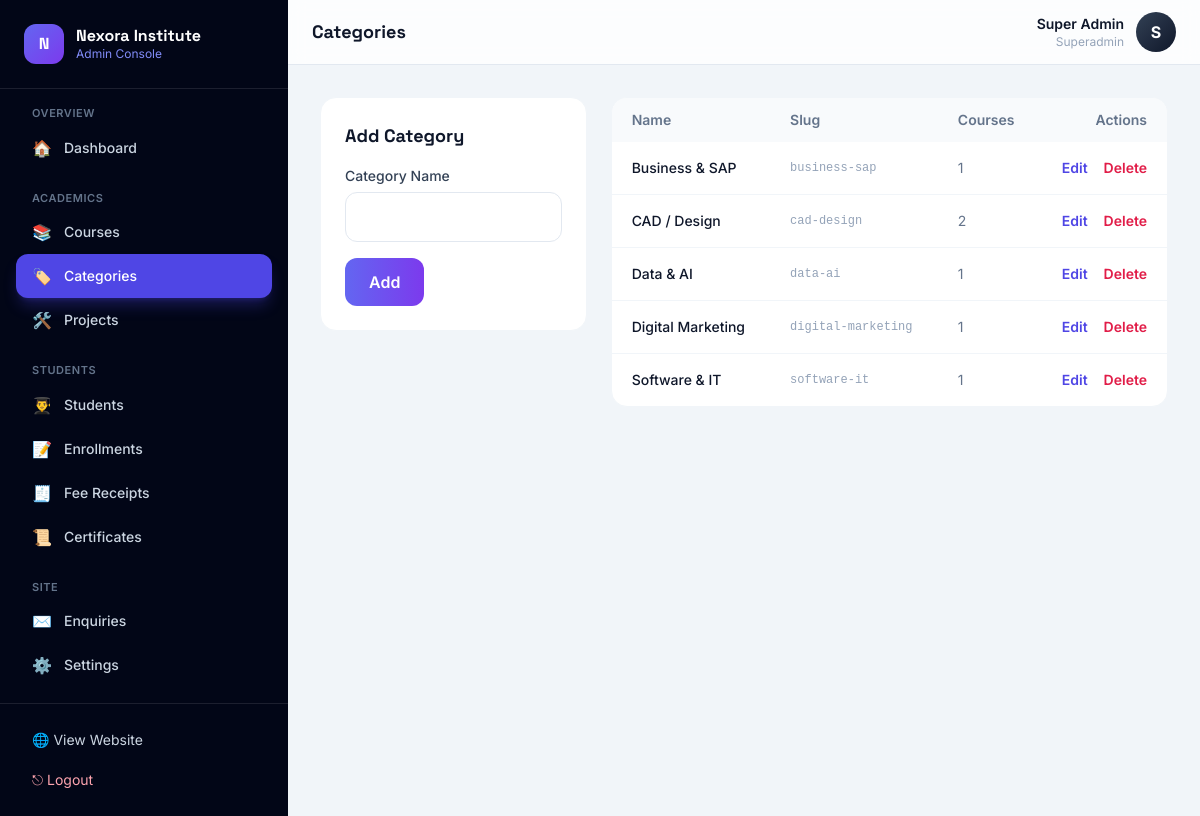
The app's page /admin/categories.php (signed in) with its own data.
### tables this page shows
CREATE TABLE categories (
  id    INT AUTO_INCREMENT PRIMARY KEY,
  name  VARCHAR(100) NOT NULL,
  slug  VARCHAR(120) NOT NULL UNIQUE,
  icon  VARCHAR(60)  DEFAULT 'graduation-cap'
);

### includes/functions.php (called while the page is built, shortened)
<?php
require_once __DIR__ . '/../config/database.php';
function e(?string $str): string
{
    return htmlspecialchars($str ?? '', ENT_QUOTES, 'UTF-8');
}
function url(string $path = ''): string
{
    return BASE_URL . '/' . ltrim($path, '/');
}
function settings(): array
{
    $cache = [];
    try {
        $rows = db()->query('SELECT skey, svalue FROM settings')->fetchAll();
        foreach ($rows as $r) {
            $cache[$r['skey']] = $r['svalue'];
        }
    } catch (Throwable $e) {
        $cache = [];
    }
    return $cache;
}
function setting(string $key, string $default = ''): string
{
    $s = settings();
    return $s[$key] ?? $default;
}
function admin_logged_in(): bool
{
    return !empty($_SESSION['admin_id']);
}
function current_admin(): ?array
{
    static $admin = null;
    if ($admin === null) {
        $stmt = db()->prepare('SELECT * FROM admins WHERE id = ?');
        $stmt->execute([$_SESSION['admin_id']]);
        $admin = $stmt->fetch() ?: null;
    }
    return $admin;
}

### config/database.php (called while the page is built, shortened)
<?php
function db(): PDO
{
    if (isset($GLOBALS['__app_pdo']) && $GLOBALS['__app_pdo'] instanceof PDO) {
        return $GLOBALS['__app_pdo'];
    }
    $dsn = sprintf('mysql:host=%s;dbname=%s;charset=%s', DB_HOST, DB_NAME, DB_CHARSET);
    $options = [
        PDO::ATTR_ERRMODE            => PDO::ERRMODE_EXCEPTION,
        PDO::ATTR_DEFAULT_FETCH_MODE => PDO::FETCH_ASSOC,
        PDO::ATTR_EMULATE_PREPARES   => false,
    ];
    return $GLOBALS['__app_pdo'];
}

### admin/categories.php (the view, shortened to what this page needs)
<?php
require_once __DIR__ . '/_layout.php';
$d = db();
$edit = null;
$cats = $d->query("SELECT c.*, (SELECT COUNT(*) FROM courses WHERE category_id=c.id) AS course_count FROM categories c ORDER BY c.name")->fetchAll();
admin_layout_top('categories', 'Categories');
?>
<div class="grid lg:grid-cols-3 gap-6">
  <div class="rounded-2xl bg-white border border-slate-100 p-6 h-fit">
    <h3 class="font-display text-lg font-bold text-slate-900 mb-4"><?= $edit ? 'Edit' : 'Add' ?> Category</h3>
    <form method="post" class="space-y-4">
      <div><?= field_label('Category Name') ?><input name="name" value="<?= e($edit['name'] ?? '') ?>" required class="w-full px-4 py-3 rounded-xl border border-slate-200 focus:outline-none focus:ring-2 focus:ring-brand-400"></div>
      <div class="flex gap-2">
        <button class="px-6 py-3 rounded-xl bg-gradient-to-r from-brand-500 to-violet-600 text-white font-semibold hover:opacity-90 transition"><?= $edit?'Update':'Add' ?></button>
      </div>
    </form>
  </div>
  <div class="lg:col-span-2 rounded-2xl bg-white border border-slate-100 overflow-hidden">
    <table class="w-full text-sm">
      <thead class="bg-slate-50 text-slate-500 text-left"><tr><th class="px-5 py-3 font-semibold">Name</th><th class="px-5 py-3 font-semibold">Slug</th><th class="px-5 py-3 font-semibold">Courses</th><th class="px-5 py-3 font-semibold text-right">Actions</th></tr></thead>
      <tbody class="divide-y divide-slate-100">
        <?php foreach ($cats as $c): ?>
          <tr class="hover:bg-slate-50">
            <td class="px-5 py-4 font-medium text-slate-900"><?= e($c['name']) ?></td>
            <td class="px-5 py-4 text-slate-400 font-mono text-xs"><?= e($c['slug']) ?></td>
            <td class="px-5 py-4 text-slate-500"><?= $c['course_count'] ?></td>
            <td class="px-5 py-4 text-right whitespace-nowrap">
              <a href="<?= url('admin/categories.php?action=edit&id=' . $c['id']) ?>" class="text-brand-600 font-semibold">Edit</a>
              <form method="post" class="inline" onsubmit="return confirm('Delete this category?')"><button class="ml-3 text-rose-600 font-semibold">Delete</button></form>
            </td>
          </tr>
        <?php endforeach; ?>
      </tbody>
    </table>
  </div>
</div>
<?php admin_layout_bottom(); ?>

### admin/_layout.php (shortened to what this page needs)
<?php
require_once __DIR__ . '/../includes/functions.php';
$admin = current_admin();
function admin_layout_top(string $active, string $title): void
{
    global $admin;
    $groups = [
        'Overview' => [
            'dashboard' => ['Dashboard', '🏠', 'index.php'],
        ],
        'Academics' => [
            'courses'      => ['Courses',      '📚', 'courses.php'],
            'categories'   => ['Categories',   '🏷️', 'categories.php'],
            'projects'     => ['Projects',     '🛠️', 'projects.php'],
        ],
        'Students' => [
            'students'     => ['Students',     '👨‍🎓', 'students.php'],
            'enrollments'  => ['Enrollments',  '📝', 'enrollments.php'],
            'payments'     => ['Fee Receipts', '🧾', 'payments.php'],
            'certificates' => ['Certificates', '📜', 'certificates.php'],
        ],
        'Site' => [
            'contacts'     => ['Enquiries',    '✉️', 'contacts.php'],
            'settings'     => ['Settings',     '⚙️', 'settings.php'],
        ],
    ];
    ?>
<!DOCTYPE html><html lang="en" class="scroll-smooth"><head>
<script src="https://cdn.tailwindcss.com"></script>
<link rel="stylesheet" href="<?= url('assets/css/style.css') ?>">
</head><body class="font-sans bg-slate-100 text-slate-800 antialiased">
<div class="min-h-screen lg:flex">
  <aside id="sidebar" class="fixed lg:static inset-y-0 left-0 z-40 w-72 bg-slate-950 text-slate-300 transform -translate-x-full lg:translate-x-0 transition-transform duration-300 flex flex-col">
    <div class="p-6 flex items-center gap-3 border-b border-white/10">
      <span class="grid place-items-center w-10 h-10 rounded-xl bg-gradient-to-br from-brand-500 to-violet-600 text-white font-display font-bold">N</span>
      <div><p class="font-display font-bold text-white leading-tight"><?= e(setting('site_name')) ?></p><p class="text-xs text-brand-400">Admin Console</p></div>
    </div>
    <nav class="flex-1 p-4 space-y-5 overflow-y-auto">
      <?php foreach ($groups as $gname => $items): ?>
        <div>
          <p class="px-4 text-[11px] uppercase tracking-wider text-slate-500 font-semibold mb-1"><?= $gname ?></p>
          <?php foreach ($items as $key => $item): $is = $key === $active; ?>
            <a href="<?= url('admin/' . $item[2]) ?>" class="flex items-center gap-3 px-4 py-2.5 rounded-xl text-sm font-medium transition <?= $is ? 'bg-brand-600 text-white shadow-lg shadow-brand-600/30' : 'hover:bg-white/5 hover:text-white' ?>">
              <span class="text-base"><?= $item[1] ?></span><?= $item[0] ?>
            </a>
          <?php endforeach; ?>
        </div>
      <?php endforeach; ?>
    </nav>
    <div class="p-4 border-t border-white/10">
      <a href="<?= url('index.php') ?>" target="_blank" class="flex items-center gap-3 px-4 py-2.5 rounded-xl text-sm hover:bg-white/5 hover:text-white transition">🌐 View Website</a>
      <a href="<?= url('admin/logout.php') ?>" class="flex items-center gap-3 px-4 py-2.5 rounded-xl text-sm text-rose-300 hover:bg-rose-500/10 transition">⎋ Logout</a>
    </div>
  </aside>
  <div class="flex-1 min-w-0 flex flex-col">
    <header class="sticky top-0 z-20 bg-white/80 backdrop-blur border-b border-slate-200">
      <div class="px-4 sm:px-6 h-16 flex items-center justify-between">
        <div class="flex items-center gap-3">
          <h1 class="font-display font-bold text-lg text-slate-900"><?= e($title) ?></h1>
        </div>
        <div class="flex items-center gap-3">
          <div class="text-right hidden sm:block"><p class="text-sm font-semibold text-slate-900"><?= e($admin['name']) ?></p><p class="text-xs text-slate-400 capitalize"><?= e($admin['role']) ?></p></div>
          <span class="grid place-items-center w-10 h-10 rounded-full bg-gradient-to-br from-slate-700 to-slate-900 text-white font-bold"><?= e(strtoupper(substr($admin['name'],0,1))) ?></span>
        </div>
      </div>
    </header>
    <main class="flex-1 p-4 sm:p-6 lg:p-8">
    <?php
}
function admin_layout_bottom(): void
{
    ?>
    </main>
  </div>
</div>
</body></html>
    <?php
}
function field_label(string $t): string { return '<label class="block text-sm font-medium text-slate-700 mb-1.5">' . e($t) . '</label>'; }

### assets/css/style.css (style rules this page uses)
:root { --brand: #4f46e5; --brand-light: #818cf8; }
html { -webkit-tap-highlight-color: transparent; }

### records on screen
categories: name "Business & SAP", slug "business-sap", course_count "1"
categories: name "CAD / Design", slug "cad-design", course_count "2"
categories: name "Data & AI", slug "data-ai", course_count "1"
categories: name "Digital Marketing", slug "digital-marketing", course_count "1"
categories: name "Software & IT", slug "software-it", course_count "1"

### other values on screen
setting('site_name') "Nexora Institute"
$gname "OVERVIEW"
$item[1] "🏠"
$item[0] "Dashboard"
$gname "ACADEMICS"
$item[1] "📚"
$item[0] "Courses"
$item[1] "🏷️"
$item[0] "Categories"
$item[1] "🛠️"
$item[0] "Projects"
$gname "STUDENTS"
$item[1] "👨‍🎓"
$item[0] "Students"
$item[1] "📝"
